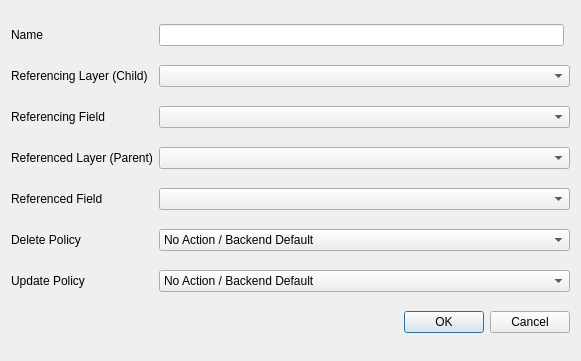
<?xml version="1.0" encoding="UTF-8"?>
<ui version="4.0">
 <class>QgsRelationAddDlgBase</class>
 <widget class="QDialog" name="QgsRelationAddDlgBase">
  <property name="geometry">
   <rect>
    <x>0</x>
    <y>0</y>
    <width>581</width>
    <height>361</height>
   </rect>
  </property>
  <property name="windowTitle">
   <string>Dialog</string>
  </property>
  <layout class="QGridLayout" name="gridLayout">
   <item row="4" column="0">
    <widget class="QLabel" name="label_3">
     <property name="text">
      <string>Referenced Layer (Parent)</string>
     </property>
    </widget>
   </item>
   <item row="7" column="1" colspan="2">
    <widget class="QComboBox" name="mCbxUpdatePolicy">
     <item>
      <property name="text">
       <string>No Action / Backend Default</string>
      </property>
     </item>
     <item>
      <property name="text">
       <string>Restrict</string>
      </property>
     </item>
     <item>
      <property name="text">
       <string>Cascade</string>
      </property>
     </item>
     <item>
      <property name="text">
       <string>Set Null</string>
      </property>
     </item>
    </widget>
   </item>
   <item row="8" column="0" colspan="3">
    <widget class="QDialogButtonBox" name="buttonBox">
     <property name="orientation">
      <enum>Qt::Horizontal</enum>
     </property>
     <property name="standardButtons">
      <set>QDialogButtonBox::Cancel|QDialogButtonBox::Ok</set>
     </property>
    </widget>
   </item>
   <item row="2" column="1" colspan="2">
    <widget class="QComboBox" name="mCbxReferencingLayer"/>
   </item>
   <item row="6" column="0">
    <widget class="QLabel" name="label_5">
     <property name="text">
      <string>Delete Policy</string>
     </property>
    </widget>
   </item>
   <item row="7" column="0">
    <widget class="QLabel" name="label_6">
     <property name="text">
      <string>Update Policy</string>
     </property>
    </widget>
   </item>
   <item row="3" column="1" colspan="2">
    <widget class="QComboBox" name="mCbxReferencingField"/>
   </item>
   <item row="6" column="1" colspan="2">
    <widget class="QComboBox" name="mCbxDeletePolicy">
     <item>
      <property name="text">
       <string>No Action / Backend Default</string>
      </property>
     </item>
     <item>
      <property name="text">
       <string>Restrict</string>
      </property>
     </item>
     <item>
      <property name="text">
       <string>Cascade</string>
      </property>
     </item>
     <item>
      <property name="text">
       <string>Set Null</string>
      </property>
     </item>
    </widget>
   </item>
   <item row="0" column="0">
    <widget class="QLabel" name="label_7">
     <property name="text">
      <string>Name</string>
     </property>
    </widget>
   </item>
   <item row="5" column="1" colspan="2">
    <widget class="QComboBox" name="mCbxReferencedField"/>
   </item>
   <item row="5" column="0">
    <widget class="QLabel" name="label_4">
     <property name="text">
      <string>Referenced Field</string>
     </property>
    </widget>
   </item>
   <item row="4" column="1" colspan="2">
    <widget class="QComboBox" name="mCbxReferencedLayer"/>
   </item>
   <item row="3" column="0">
    <widget class="QLabel" name="label_2">
     <property name="text">
      <string>Referencing Field</string>
     </property>
    </widget>
   </item>
   <item row="2" column="0">
    <widget class="QLabel" name="label">
     <property name="text">
      <string>Referencing Layer (Child)</string>
     </property>
    </widget>
   </item>
   <item row="0" column="1">
    <widget class="QLineEdit" name="mTxtRelationName"/>
   </item>
  </layout>
 </widget>
 <resources/>
 <connections>
  <connection>
   <sender>buttonBox</sender>
   <signal>accepted()</signal>
   <receiver>QgsRelationAddDlgBase</receiver>
   <slot>accept()</slot>
   <hints>
    <hint type="sourcelabel">
     <x>248</x>
     <y>254</y>
    </hint>
    <hint type="destinationlabel">
     <x>157</x>
     <y>274</y>
    </hint>
   </hints>
  </connection>
  <connection>
   <sender>buttonBox</sender>
   <signal>rejected()</signal>
   <receiver>QgsRelationAddDlgBase</receiver>
   <slot>reject()</slot>
   <hints>
    <hint type="sourcelabel">
     <x>316</x>
     <y>260</y>
    </hint>
    <hint type="destinationlabel">
     <x>286</x>
     <y>274</y>
    </hint>
   </hints>
  </connection>
 </connections>
</ui>
